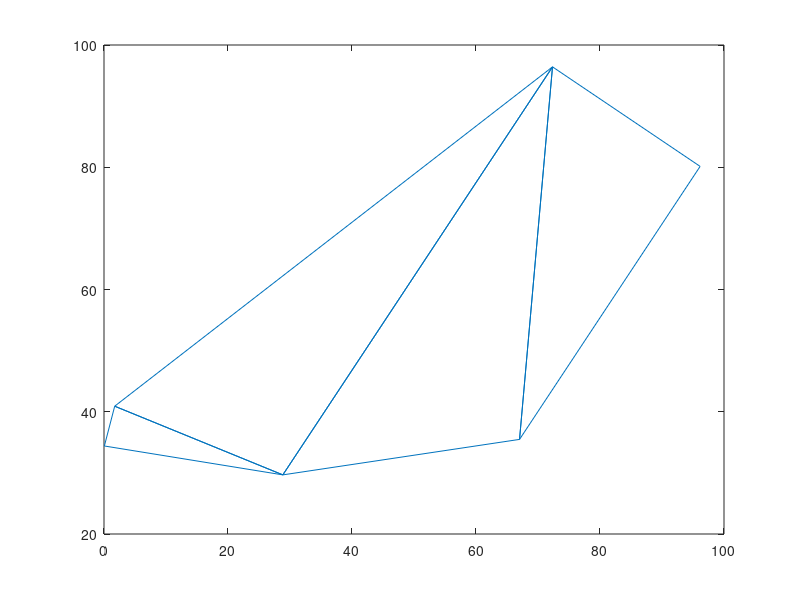

MATLAB code to generate this figure: (Note: this script raises an error after producing the figure.)
%% Build2Dmeshinfocpp
%
% Computes the connectivity of the mesh. This function generates the matrix
% _*B*_ of <ParticleTracking_main_help.html
% ParticleTracking_main> function. It is written in c therefore needs to be
% compiled first. *NOTE: THIS FUNCTION WORKS ON TRIANGULAR MESHES ONLY*.
%
%
% Version : 1.0
%
% Author : George Kourakos
%
% email: giorgk@gmail.com
%
% web : http://groundwater.ucdavis.edu/msim
%
% Date 18-Mar-2014
%
% Department of Land Air and Water
%
% University of California Davis
%
%% Usage
% B = Build2Dmeshinfocpp(MSH)
%
%%%
% *VERY IMPORTANT NOTE: The number of rows must be equal to the number of nodes 
% per elements and the number of columns have to be equal to the number of elements
% of the mesh. Therefore the input argument is usually the transpose of the 
% mesh matrix (see the example below)*
%
%% Input:
% _*MSH*_ : [Npel x Nel] is the 2D mesh, where Nel is
% the number of 2D elements and Npel is the number of dof per element
%
%% Output:
% _*B*_ : is the element connectivity of the 2D Mesh.
%
%% Example
% Let's first create a small hypothetical mesh.
p = 100*rand(6,2);
MSH = delaunay(p(:,1), p(:,2))
triplot(MSH, p(:,1), p(:,2));
%%
% Now we will create the connectivity of the mesh. Note that the input is
% the transpose of the mesh generated by the delaunay function
B = Build2Dmeshinfocpp(MSH')
%%
% The j column of _*B*_ has the indices of the mesh elements connected with the
% j element in _*MSH*_. The first row of B shows which element is connected to 
% the first side element j, e.g the side MSH(j,1) - MSH(j,2) nodes.
% The second row shows which element is connected to the second side of the 
% j element MSH(j, 2) - MSH(j,,3) and so on so forth. When the index is
% zero, there is no element conected to that side.
